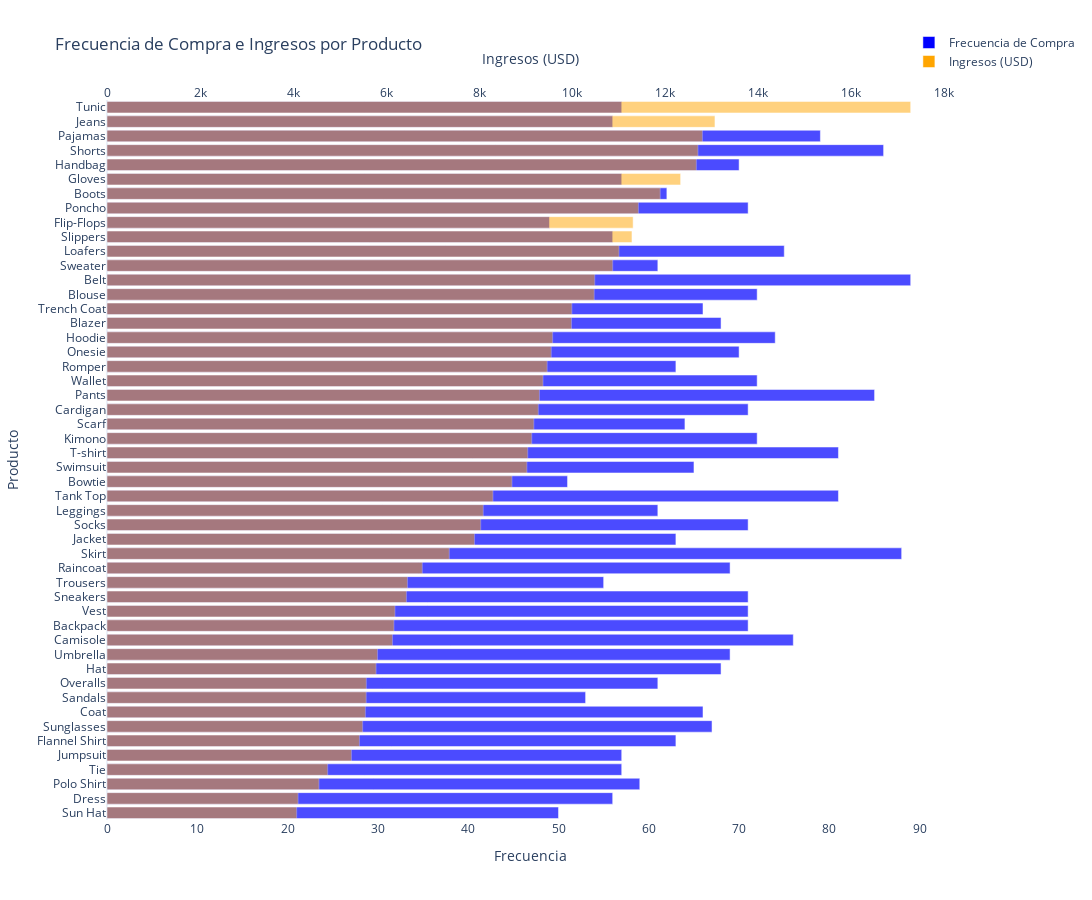

Notebook cell for this chart:
### Markdown cell above
* Los productos mas vendidos son: Belt, Skirt, Pants y Shorts.
* Los productos que generan mas ingresos son: Tunic, Jeans, Pajamas.

### Code cell
import plotly.graph_objects as go

# Índice para cada conjunto de datos
product_counts_df = product_counts.reset_index()
product_counts_df.columns = ['Producto', 'Frecuencia']

revenue_per_product_df = revenue_per_product.reset_index()
revenue_per_product_df.columns = ['Producto', 'Ingresos']

# Merge para garantizar que estén alineados correctamente
product_analysis = pd.merge(product_counts_df, revenue_per_product_df, on='Producto', how='inner')

# Ordenado por frecuencia para mejor visualización en la gráfica
product_analysis = product_analysis.sort_values(by='Ingresos')


fig = go.Figure()

# Frecuencia (primer eje X)
fig.add_trace(go.Bar(
    y=product_analysis['Producto'],
    x=product_analysis['Frecuencia'],
    name='Frecuencia de Compra',
    orientation='h',
    marker=dict(color='blue', opacity=0.7),
    xaxis='x1'  
))

# Ingresos (segundo eje X)
fig.add_trace(go.Bar(
    y=product_analysis['Producto'],
    x=product_analysis['Ingresos'],
    name='Ingresos (USD)',
    orientation='h',
    marker=dict(color='orange', opacity=0.5),
    xaxis='x2'  
))

# Configuración de ejes y diseño
fig.update_layout(
    title='Frecuencia de Compra e Ingresos por Producto',
    xaxis=dict(
        title='Frecuencia',
        showgrid=False,
        side='bottom'  
    ),
    xaxis2=dict(
        title='Ingresos (USD)',
        overlaying='x',   
        side='top',      
        showgrid=False
    ),
    yaxis=dict(title='Producto'),
    template='plotly_white',
    width=1100,
    height=900,
    legend=dict(yanchor="top", y=1.1, xanchor="right", x=1.15)
)

fig.write_image('product_analysis.png')
fig.show()

### Figure 1 — Plotly figure (JSON) as saved in the notebook; plotly's stock layout.template omitted (floating-point values rounded to 4 significant figures)
{"data": [{"marker": {"color": "blue", "opacity": 0.7}, "name": "Frecuencia de Compra", "orientation": "h", "type": "bar", "x": [50, 56, 59, 57, 57, 63, 67, 66, 53, 61, 68, 69, 76, 71, 71, 71, 55, 69, 88, 63, 71, 61, 81, 51, 65, 81, 72, 64, 71, 85, 72, 63, 70, 74, 68, 66, 72, 89, 61, 75, 56, 49, 71, 62, 57, 70, 86, 79, 56, 57], "xaxis": "x", "y": ["Sun Hat", "Dress", "Polo Shirt", "Tie", "Jumpsuit", "Flannel Shirt", "Sunglasses", "Coat", "Sandals", "Overalls", "Hat", "Umbrella", "Camisole", "Backpack", "Vest", "Sneakers", "Trousers", "Raincoat", "Skirt", "Jacket", "Socks", "Leggings", "Tank Top", "Bowtie", "Swimsuit", "T-shirt", "Kimono", "Scarf", "Cardigan", "Pants", "Wallet", "Romper", "Onesie", "Hoodie", "Blazer", "Trench Coat", "Blouse", "Belt", "Sweater", "Loafers", "Slippers", "Flip-Flops", "Poncho", "Boots", "Gloves", "Handbag", "Shorts", "Pajamas", "Jeans", "Tunic"]}, {"marker": {"color": "orange", "opacity": 0.5}, "name": "Ingresos (USD)", "orientation": "h", "type": "bar", "x": [4077, 4107, 4556, 4743, 5254, 5426, 5495, 5554, 5571, 5574, 5783, 5815, 6136, 6168, 6190, 6436, 6458, 6777, 7357, 7899, 8033, 8087, 8296, 8705, 9026, 9043, 9130, 9175, 9270, 9295, 9372, 9461, 9549, 9579, 9985, 9992, 10472, 10484, 10870, 11005, 11284, 11309, 11422, 11891, 12330, 12668, 12702, 12798, 13068, 17275], "xaxis": "x2", "y": ["Sun Hat", "Dress", "Polo Shirt", "Tie", "Jumpsuit", "Flannel Shirt", "Sunglasses", "Coat", "Sandals", "Overalls", "Hat", "Umbrella", "Camisole", "Backpack", "Vest", "Sneakers", "Trousers", "Raincoat", "Skirt", "Jacket", "Socks", "Leggings", "Tank Top", "Bowtie", "Swimsuit", "T-shirt", "Kimono", "Scarf", "Cardigan", "Pants", "Wallet", "Romper", "Onesie", "Hoodie", "Blazer", "Trench Coat", "Blouse", "Belt", "Sweater", "Loafers", "Slippers", "Flip-Flops", "Poncho", "Boots", "Gloves", "Handbag", "Shorts", "Pajamas", "Jeans", "Tunic"]}], "layout": {"height": 900, "legend": {"x": 1.15, "xanchor": "right", "y": 1.1, "yanchor": "top"}, "title": {"text": "Frecuencia de Compra e Ingresos por Producto"}, "width": 1100, "xaxis": {"autorange": true, "range": [0, 93.68], "showgrid": false, "side": "bottom", "title": {"text": "Frecuencia"}, "type": "linear"}, "xaxis2": {"autorange": true, "overlaying": "x", "range": [0, 18180.0], "showgrid": false, "side": "top", "title": {"text": "Ingresos (USD)"}, "type": "linear"}, "yaxis": {"autorange": true, "range": [-0.5, 49.5], "title": {"text": "Producto"}, "type": "category"}}}
